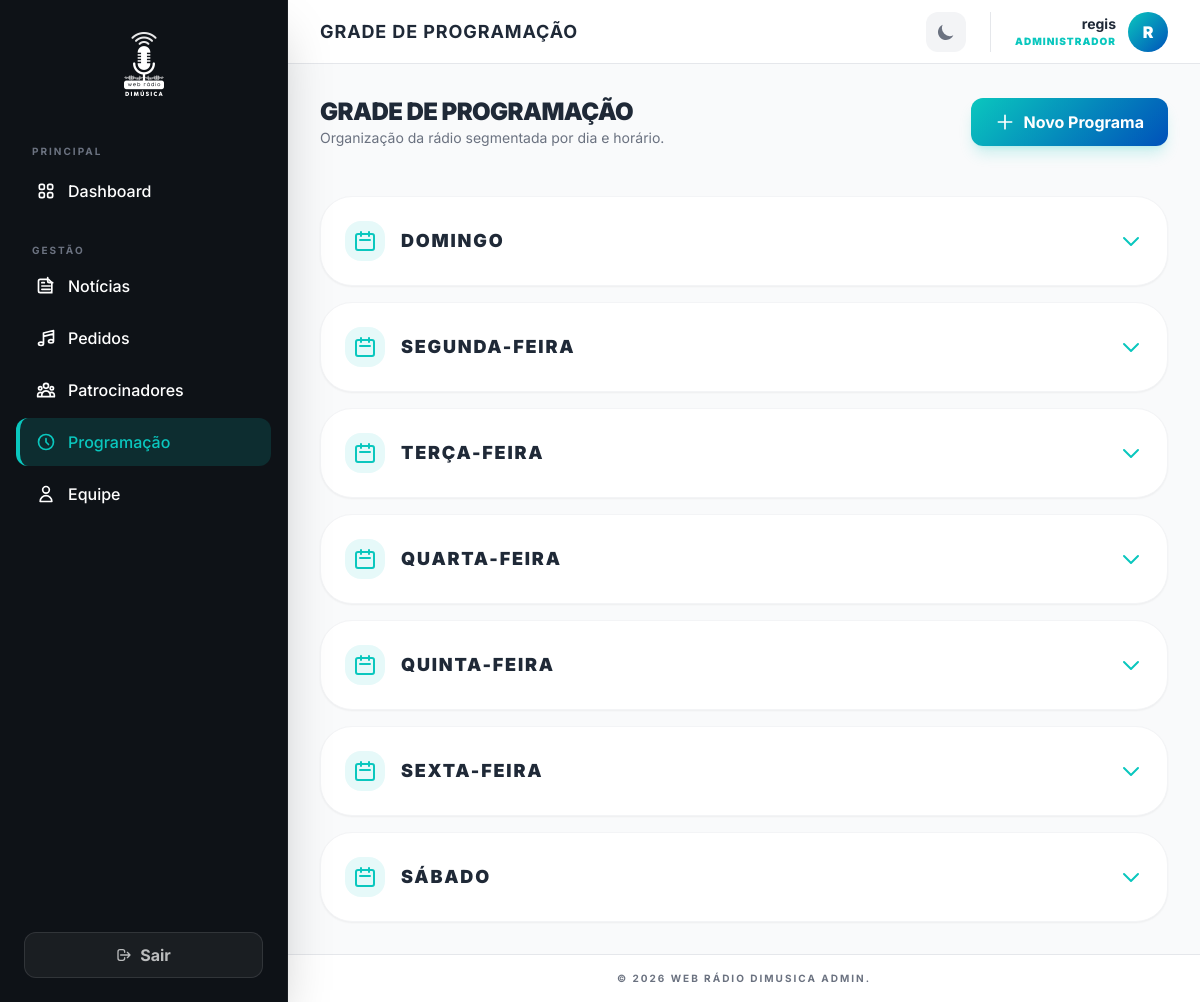
Page /painel/programacao/ (signed in) on the committed database.
### core/models.py (models this page shows, shortened)
class DiaSemana(models.Model):
    id = models.IntegerField(primary_key=True)  # 0-6 seguindo o padrão atual
    nome = models.CharField(max_length=20)
    class Meta:
        ordering = ['id']

### webadmin/views.py (the view)
# urls.py: path('programacao/', views.programacao_list, name='admin_programacao_list'),
@login_required(login_url='admin_login')
def programacao_list(request):
    programas = Programacao.objects.all().prefetch_related('dias_semana').order_by('horario_inicio')
    programacao_flat = []
    for p in programas:
        for dia in p.dias_semana.all():
            programacao_flat.append({
                'dia_id': dia.id,
                'dia_nome': dia.nome,
                'detalhes': p
            })
    programacao_flat.sort(key=lambda x: (x['dia_id'], x['detalhes'].horario_inicio))
    return render(request, 'webadmin/programacao_list.html', {'programacao_flat': programacao_flat})

### webadmin/templates/webadmin/programacao_list.html (shortened to what this page needs)
{% extends 'webadmin/base.html' %}
{% block page_title %}Grade de Programação{% endblock %}
{% block content %}
<div class="space-y-12">
    <div class="flex flex-col sm:flex-row justify-between items-start sm:items-center gap-4">
        <div>
            <h2 class="text-2xl font-black text-gray-800 dark:text-white uppercase tracking-tight">Grade de Programação</h2>
            <p class="text-sm text-gray-500 dark:text-gray-400">Organização da rádio segmentada por dia e horário.</p>
        </div>
        <a href="{% url 'admin_programacao_add' %}" class="btn-gradient text-white px-6 py-3 rounded-xl font-bold shadow-lg shadow-teal/20 flex items-center gap-2">
            <svg class="w-5 h-5" fill="none" stroke="currentColor" viewBox="0 0 24 24"><path stroke-linecap="round" stroke-linejoin="round" stroke-width="2" d="M12 4v16m8-8H4" /></svg>
            Novo Programa
        </a>
    </div>
    <div class="space-y-4">
        {% regroup programacao_flat by dia_nome as programacao_por_dia %}
        {% for dia in programacao_por_dia %}
        <div x-data="{ open: false }" class="bg-white dark:bg-dark-lighter rounded-[32px] border border-gray-100 dark:border-white/5 shadow-sm overflow-hidden transition-all duration-300">
            <button @click="open = !open"
                    class="w-full flex items-center justify-between p-6 hover:bg-gray-50 dark:hover:bg-white/5 transition-colors group">
                <div class="flex items-center gap-4">
                    <div class="w-10 h-10 rounded-2xl bg-teal/10 flex items-center justify-center text-teal group-hover:scale-110 transition-transform">
                        <svg class="w-6 h-6" fill="none" stroke="currentColor" viewBox="0 0 24 24"><path stroke-linecap="round" stroke-linejoin="round" stroke-width="2" d="M8 7V3m8 4V3m-9 8h10M5 21h14a2 2 0 002-2V7a2 2 0 00-2-2H5a2 2 0 00-2 2v12a2 2 0 002 2z" /></svg>
                    </div>
                    <span class="text-lg font-black text-gray-800 dark:text-white uppercase tracking-widest">
                        {{ dia.grouper }}
                    </span>
                </div>
                <div class="text-teal transition-transform duration-300" :class="open ? 'rotate-180' : ''">
                    <svg class="w-6 h-6" fill="none" stroke="currentColor" viewBox="0 0 24 24"><path stroke-linecap="round" stroke-linejoin="round" stroke-width="2" d="M19 9l-7 7-7-7" /></svg>
                </div>
            </button>
        </div>
        {% empty %}
        <div class="p-20 text-center bg-white dark:bg-dark-lighter rounded-[40px] border border-dashed border-gray-200 dark:border-white/10">
            <p class="text-gray-400 font-medium">Nenhum programa cadastrado na grade. Comece agora! 🎧</p>
        </div>
        {% endfor %}
    </div>
</div>
{% endblock %}

### webadmin/templates/webadmin/base.html (shortened to what this page needs)
{% load static %}
<!DOCTYPE html>
<html lang="pt-br">
<head>
    <script src="https://cdn.tailwindcss.com"></script>
</head>
<body class="bg-gray-50 text-gray-900 dark:bg-dark dark:text-gray-100 min-h-screen flex font-sans antialiased" x-data="{ mobileMenu: false }">
    {% if user.is_authenticated %}
    <aside :class="mobileMenu ? 'translate-x-0' : '-translate-x-full lg:translate-x-0'"
           class="fixed lg:static inset-y-0 left-0 bg-dark text-white w-72 flex-shrink-0 flex flex-col h-screen z-[110] transition-transform duration-300 lg:transition-none shadow-2xl border-r border-white/5">
        <div class="p-8 flex justify-center items-center relative">
            <a href="{% url 'admin_dashboard' %}" class="block group">
                <img src="{% static 'webadmin/images/logo-branco-icon.png' %}" alt="Dimúsica Logo" class="h-16 w-auto object-contain group-hover:scale-110 transition-transform duration-300">
            </a>
        </div>
        <nav class="flex-1 px-4 space-y-1 mt-4 overflow-y-auto">
            <p class="px-4 text-[10px] uppercase tracking-[2px] font-bold text-gray-500 mb-2">Principal</p>
            <a href="{% url 'admin_dashboard' %}" @click="mobileMenu = false" class="sidebar-link flex items-center gap-3 px-4 py-3 rounded-xl font-medium {% if request.resolver_match.url_name == 'admin_dashboard' %}active{% endif %}">
                Dashboard
            </a>
            <p class="px-4 pt-6 text-[10px] uppercase tracking-[2px] font-bold text-gray-500 mb-2">Gestão</p>
            <a href="{% url 'admin_noticias_list' %}" @click="mobileMenu = false" class="sidebar-link flex items-center gap-3 px-4 py-3 rounded-xl font-medium {% if 'noticia' in request.resolver_match.url_name %}active{% endif %}">
                Notícias
            </a>
            <a href="{% url 'admin_pedidos_list' %}" @click="mobileMenu = false" class="sidebar-link flex items-center gap-3 px-4 py-3 rounded-xl font-medium {% if 'pedido' in request.resolver_match.url_name %}active{% endif %}">
                <svg class="w-5 h-5" fill="none" stroke="currentColor" viewBox="0 0 24 24"><path stroke-linecap="round" stroke-linejoin="round" stroke-width="2" d="M9 19V6l12-3v13M9 19c0 1.105-1.343 2-3 2s-3-.895-3-2 1.343-2 3-2 3 .895 3 2zm12-3c0 1.105-1.343 2-3 2s-3-.895-3-2 1.343-2 3-2 3 .895 3 2zM9 10l12-3" /></svg>
                Pedidos
            </a>
            <a href="{% url 'admin_sponsors_list' %}" @click="mobileMenu = false" class="sidebar-link flex items-center gap-3 px-4 py-3 rounded-xl font-medium {% if 'sponsor' in request.resolver_match.url_name %}active{% endif %}">
                Patrocinadores
            </a>
            <a href="{% url 'admin_programacao_list' %}" @click="mobileMenu = false" class="sidebar-link flex items-center gap-3 px-4 py-3 rounded-xl font-medium {% if 'programacao' in request.resolver_match.url_name %}active{% endif %}">
                <svg class="w-5 h-5" fill="none" stroke="currentColor" viewBox="0 0 24 24"><path stroke-linecap="round" stroke-linejoin="round" stroke-width="2" d="M12 8v4l3 3m6-3a9 9 0 11-18 0 9 9 0 0118 0z" /></svg>
                Programação
            </a>
            <a href="{% url 'admin_equipe_list' %}" @click="mobileMenu = false" class="sidebar-link flex items-center gap-3 px-4 py-3 rounded-xl font-medium {% if 'equipe' in request.resolver_match.url_name %}active{% endif %}">
                <svg class="w-5 h-5" fill="none" stroke="currentColor" viewBox="0 0 24 24"><path stroke-linecap="round" stroke-linejoin="round" stroke-width="2" d="M16 7a4 4 0 11-8 0 4 4 0 018 0zM12 14a7 7 0 00-7 7h14a7 7 0 00-7-7z" /></svg>
                Equipe
            </a>
        </nav>
        <div class="p-6">
            <form action="{% url 'admin_logout' %}" method="post">
                <button type="submit" class="w-full bg-white/5 border border-white/10 text-white/70 px-4 py-2.5 rounded-xl font-bold hover:bg-red-600 hover:text-white hover:border-red-500 transition-all duration-300 flex items-center justify-center gap-2">
                    <svg class="w-4 h-4" fill="none" stroke="currentColor" viewBox="0 0 24 24"><path stroke-linecap="round" stroke-linejoin="round" stroke-width="2" d="M17 16l4-4m0 0l-4-4m4 4H7m6 4v1a3 3 0 01-3 3H6a3 3 0 01-3-3V7a3 3 0 013-3h4a3 3 0 013 3v1" /></svg>
                    Sair
                </button>
            </form>
        </div>
    </aside>
    {% endif %}
    <div class="flex-1 flex flex-col min-w-0 h-screen overflow-hidden relative">
        {% if user.is_authenticated %}
        <header class="bg-white dark:bg-dark-lighter border-b border-gray-200 dark:border-white/5 h-16 flex-shrink-0 flex items-center justify-between px-4 lg:px-8 z-10 sticky top-0">
            <div class="flex items-center gap-2 lg:gap-4">
                <h1 class="text-xs sm:text-sm lg:text-lg font-bold text-gray-800 dark:text-white uppercase tracking-wider truncate max-w-[150px] sm:max-w-none">
                    {% block page_title %}Painel de Controle{% endblock %}
                </h1>
            </div>
            <div class="flex items-center gap-6">
                <button id="admin-theme-toggle" class="p-2.5 rounded-xl bg-gray-100 dark:bg-white/5 text-gray-500 dark:text-gray-400 hover:text-teal transition-all">
                    <svg id="theme-icon-dark" class="w-5 h-5 hidden" fill="currentColor" viewBox="0 0 20 20"><path d="M17.293 13.293A8 8 0 016.707 2.707a8.001 8.001 0 1010.586 10.586z"></path></svg>
                </button>
                <div class="flex items-center gap-3 pl-6 border-l border-gray-200 dark:border-white/10">
                    <div class="text-right hidden sm:block">
                        <p class="text-sm font-bold text-gray-800 dark:text-white">{{ user.username }}</p>
                        <p class="text-[10px] text-teal font-black uppercase tracking-widest">Administrador</p>
                    </div>
                    <div class="w-10 h-10 rounded-full btn-gradient flex items-center justify-center text-white font-black">
                        {{ user.username|first|upper }}
                    </div>
                </div>
            </div>
        </header>
        {% endif %}
        <main class="flex-grow p-4 lg:p-8 overflow-y-auto bg-gray-50 dark:bg-dark transition-colors duration-300">
            <div class="max-w-6xl mx-auto">
                {% block content %}{% endblock %}
            </div>
        </main>
        {% if user.is_authenticated %}
        <footer class="p-4 text-center text-gray-500 dark:text-gray-600 text-[10px] uppercase tracking-[2px] font-bold bg-white dark:bg-dark-lighter border-t border-gray-200 dark:border-white/5">
            &copy; 2026 Web Rádio Dimusica Admin.
        </footer>
        {% endif %}
    </div>
</body>
</html>

### webadmin/templates/webadmin/base.html (style rules this page uses)
body { font-family: 'Inter', sans-serif; transition: background-color 0.3s; }
.btn-gradient { background: linear-gradient(135deg, #0AC7BE, #0051BA); transition: all 0.3s; }
.sidebar-link { transition: all 0.2s; border-left: 4px solid transparent; }
.sidebar-link.active { background: rgba(10, 199, 190, 0.15); color: #0AC7BE; border-left-color: #0AC7BE; }

### rows in the picture
DiaSemana: grouper "DOMINGO"
DiaSemana: grouper "SEGUNDA-FEIRA"
DiaSemana: grouper "TERÇA-FEIRA"
DiaSemana: grouper "QUARTA-FEIRA"
DiaSemana: grouper "QUINTA-FEIRA"
DiaSemana: grouper "SEXTA-FEIRA"
DiaSemana: grouper "SÁBADO"

### other values in the picture
{{ user.username }} "regis"
{{ user.username|first|upper }} "R"
